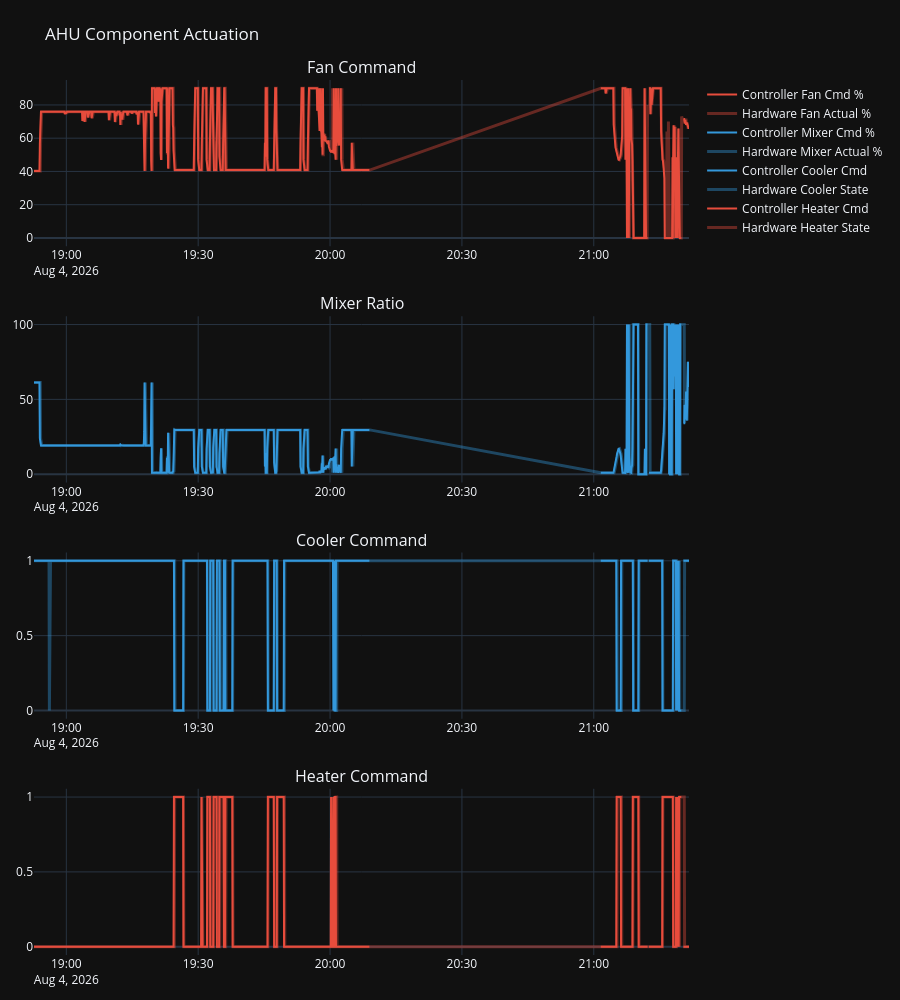

This figure's notebook cell:
### Code cell
# ==========================================
# View 3: AHU Actuation (Commands vs Hardware)
# ==========================================
fig3 = make_subplots(
    rows=4, cols=1,
    subplot_titles=["Fan Command", "Mixer Ratio", "Cooler Command", "Heater Command"],
    vertical_spacing=0.08
)

# 3.1 Fan
fig3.add_trace(go.Scatter(x=time_arr, y=df['fan_cmnd'], name="Controller Fan Cmd %", line=dict(color=COLORS['Default'], width=2)), row=1, col=1)
fig3.add_trace(go.Scatter(x=time_arr, y=df['fan'], name="Hardware Fan Actual %", line=dict(color=hex_to_rgba(COLORS['Default'], 0.4), width=3)), row=1, col=1)

# 3.2 Mixer
fig3.add_trace(go.Scatter(x=time_arr, y=df['mixer_ratio'], name="Controller Mixer Cmd %", line=dict(color=COLORS['Hum'], width=2)), row=2, col=1)
fig3.add_trace(go.Scatter(x=time_arr, y=df['mixer'], name="Hardware Mixer Actual %", line=dict(color=hex_to_rgba(COLORS['Hum'], 0.4), width=3)), row=2, col=1)

# 3.3 Cooler
fig3.add_trace(go.Scatter(x=time_arr, y=df['cooler_cmd'], name="Controller Cooler Cmd", line=dict(color=COLORS['Hum'], width=2)), row=3, col=1)
if 'coolerState' in df.columns:
    fig3.add_trace(go.Scatter(x=time_arr, y=df['coolerState'], name="Hardware Cooler State", line=dict(color=hex_to_rgba(COLORS['Hum'], 0.4), width=3)), row=3, col=1)

# 3.4 Heater
fig3.add_trace(go.Scatter(x=time_arr, y=df['heater_cmd'], name="Controller Heater Cmd", line=dict(color=COLORS['Default'], width=2)), row=4, col=1)
if 'heaterState' in df.columns:
    fig3.add_trace(go.Scatter(x=time_arr, y=df['heaterState'], name="Hardware Heater State", line=dict(color=hex_to_rgba(COLORS['Default'], 0.4), width=3)), row=4, col=1)

fig3.update_layout(
    height=1000, template="plotly_dark", title_text="AHU Component Actuation",
    margin=dict(l=30, r=30, t=80, b=30),
)

fig3.show()

### Figure 1 — Plotly figure (JSON) as saved in the notebook; plotly's stock layout.template omitted (floating-point values rounded to 4 significant figures; data arrays with more than 128 entries replaced by an {"elided": "..."} marker saying what was removed)
{"data": [{"line": {"color": "#e74c3c", "width": 2}, "name": "Controller Fan Cmd %", "type": "scatter", "x": {"elided": "2069 str values"}, "xaxis": "x", "y": {"elided": "2069 float values"}, "yaxis": "y"}, {"line": {"color": "rgba(231, 76, 60, 0.4)", "width": 3}, "name": "Hardware Fan Actual %", "type": "scatter", "x": {"elided": "2069 str values"}, "xaxis": "x", "y": {"elided": "2069 float values"}, "yaxis": "y"}, {"line": {"color": "#3498db", "width": 2}, "name": "Controller Mixer Cmd %", "type": "scatter", "x": {"elided": "2069 str values"}, "xaxis": "x2", "y": {"elided": "2069 float values"}, "yaxis": "y2"}, {"line": {"color": "rgba(52, 152, 219, 0.4)", "width": 3}, "name": "Hardware Mixer Actual %", "type": "scatter", "x": {"elided": "2069 str values"}, "xaxis": "x2", "y": {"elided": "2069 float values"}, "yaxis": "y2"}, {"line": {"color": "#3498db", "width": 2}, "name": "Controller Cooler Cmd", "type": "scatter", "x": {"elided": "2069 str values"}, "xaxis": "x3", "y": {"elided": "2069 float values"}, "yaxis": "y3"}, {"line": {"color": "rgba(52, 152, 219, 0.4)", "width": 3}, "name": "Hardware Cooler State", "type": "scatter", "x": {"elided": "2069 str values"}, "xaxis": "x3", "y": {"elided": "2069 int values"}, "yaxis": "y3"}, {"line": {"color": "#e74c3c", "width": 2}, "name": "Controller Heater Cmd", "type": "scatter", "x": {"elided": "2069 str values"}, "xaxis": "x4", "y": {"elided": "2069 float values"}, "yaxis": "y4"}, {"line": {"color": "rgba(231, 76, 60, 0.4)", "width": 3}, "name": "Hardware Heater State", "type": "scatter", "x": {"elided": "2069 str values"}, "xaxis": "x4", "y": {"elided": "2069 int values"}, "yaxis": "y4"}], "layout": {"annotations": [{"font": {"size": 16}, "showarrow": false, "text": "Fan Command", "x": 0.5, "xanchor": "center", "xref": "paper", "y": 1, "yanchor": "bottom", "yref": "paper"}, {"font": {"size": 16}, "showarrow": false, "text": "Mixer Ratio", "x": 0.5, "xanchor": "center", "xref": "paper", "y": 0.73, "yanchor": "bottom", "yref": "paper"}, {"font": {"size": 16}, "showarrow": false, "text": "Cooler Command", "x": 0.5, "xanchor": "center", "xref": "paper", "y": 0.46, "yanchor": "bottom", "yref": "paper"}, {"font": {"size": 16}, "showarrow": false, "text": "Heater Command", "x": 0.5, "xanchor": "center", "xref": "paper", "y": 0.19, "yanchor": "bottom", "yref": "paper"}], "height": 1000, "margin": {"b": 30, "l": 30, "r": 30, "t": 80}, "title": {"text": "AHU Component Actuation"}, "xaxis": {"anchor": "y", "domain": [0, 1]}, "xaxis2": {"anchor": "y2", "domain": [0, 1]}, "xaxis3": {"anchor": "y3", "domain": [0, 1]}, "xaxis4": {"anchor": "y4", "domain": [0, 1]}, "yaxis": {"anchor": "x", "domain": [0.81, 1]}, "yaxis2": {"anchor": "x2", "domain": [0.54, 0.73]}, "yaxis3": {"anchor": "x3", "domain": [0.27, 0.46]}, "yaxis4": {"anchor": "x4", "domain": [0, 0.19]}}}
